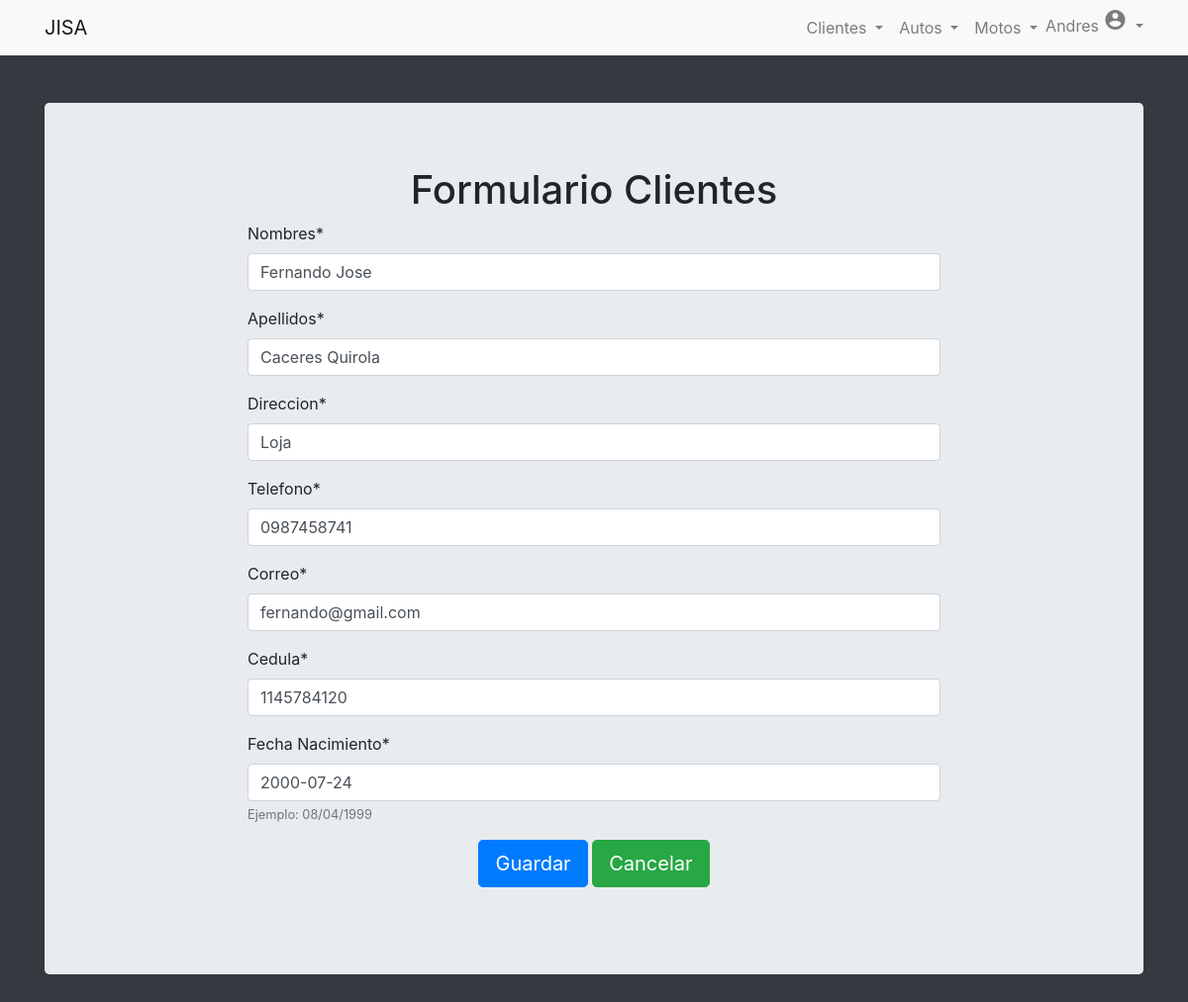
The page /clientes/editar_cliente/2/ (signed in) on the database its author committed.
### Clientes/models.py (models this page shows)
class Clientes(models.Model):
    Nombres = models.CharField(max_length=100)
    Apellidos = models.CharField(max_length=100)
    Direccion = models.CharField(max_length=100)
    Telefono = models.CharField(max_length=10)
    Correo = models.EmailField()
    Cedula = models.CharField(max_length=10)
    Fecha_Nacimiento = models.DateField(help_text="Ejemplo: 08/04/1999" , max_length=10)

### Clientes/views.py (the view, shortened to what this page needs)
# urls.py: path('editar_cliente/<int:id>/', views.editar_cliente, name= 'editar_cliente'),
def editar_cliente(request,id):
    cliente = Clientes.objects.get(id = id)
    if request.method == 'GET':
        form = ClientesForm(instance= cliente)
        contexto = {
            'form': form
        }
    return render(request, 'clientes/registro_clientes.html', contexto)

### Clientes/forms.py
class ClientesForm(forms.ModelForm):
    class Meta:
        model = Clientes
        fields = '__all__'

### templates/clientes/registro_clientes.html (shortened to what this page needs)
{% extends 'login/base.html' %}
{% block contenido %}
{% load crispy_forms_tags %}
<body>
  <div class="container text-center pt-5">
    <div class='jumbotron'>
      <h1>Formulario Clientes</h1>
      <center>
          <div class="text-left" style="max-width:700px">
            <form method="POST" class="mt-2"  enctype="multipart/form-data">
              {{form|crispy}}
              <div class="form-gruop mx-auto text-center">
                <button class="btn btn-primary btn-lg" type="submit">Guardar</button>
                <a class="btn btn-success btn-lg" href="{% url 'inicio:inicio' %}">Cancelar</a>
              </div>
              <br>
            </form>
          </div>
      </div>
  </div>
{% endblock contenido %}

### templates/login/base.html (shortened to what this page needs)
<!DOCTYPE html>
<html lang="en">
<head>
    <link rel="stylesheet" href="https://maxcdn.bootstrapcdn.com/bootstrap/4.0.0/css/bootstrap.min.css">
</head>
<body class="bg-dark text-black m-0">
  <nav class="navbar navbar-expand-lg navbar-light bg-light">
    <div class="container">
    <a class="navbar-brand" href="{% url 'inicio' %}">JISA</a>
    {% if user.is_authenticated %}
    <div class="collapse navbar-collapse" id="navbarSupportedContent">
      <ul class="navbar-nav ml-auto">
        <li class="nav-item dropdown">
          <a class="nav-link dropdown-toggle" href="" id="navbarDropdown" role="button" data-toggle="dropdown" aria-haspopup="true" aria-expanded="false">
            Clientes
          </a>
        </li>
        <li class="nav-item dropdown">
          <a class="nav-link dropdown-toggle" href="" id="navbarDropdown" role="button" data-toggle="dropdown" aria-haspopup="true" aria-expanded="false">
            Autos
          </a>
        </li>
        <li class="nav-item dropdown">
          <a class="nav-link dropdown-toggle" href="" id="navbarDropdown" role="button" data-toggle="dropdown" aria-haspopup="true" aria-expanded="false">
            Motos
          </a>
        </li>
        <li class="nav-item dropdown">
          <a class="nav-link dropdown-toggle" href="" id="navbarDropdown" role="button" data-toggle="dropdown" aria-haspopup="true" aria-expanded="false" style="padding: 0%;">
            {{ user.username}} <i class="material-icons right">account_circle</i>
          </a>
        </li>
      </ul>
      {% endif%}
    </div>
  </div>
  </nav>
    {% block contenido %}
    {% endblock contenido %}
</body>
</html>

### rows shown on the page
Clientes: Nombres "Fernando Jose", Apellidos "Caceres Quirola", Direccion "Loja", Telefono "0987458741", Correo "fernando@gmail.com", Cedula "1145784120", Fecha_Nacimiento "2000-07-24"

### other values the page prints
{{ user.username }} "Andres"
